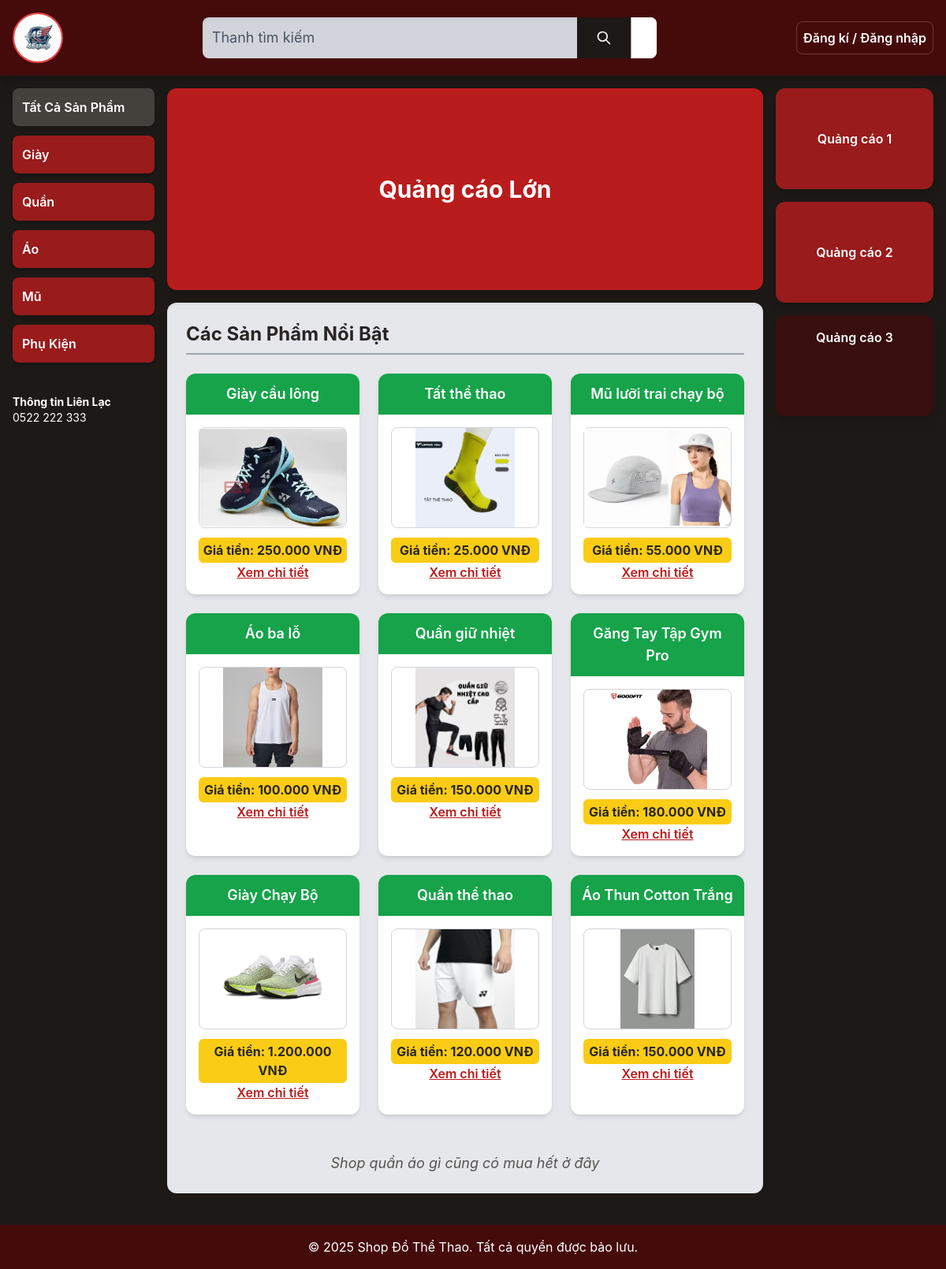
The page /pages/index.php on the database its author committed.
### tables this page shows
CREATE TABLE `sanpham` (
  `MaSP` int(11) NOT NULL,
  `TenSP` varchar(100) NOT NULL,
  `MaDM` int(11) NOT NULL,
  `Gia` decimal(10,2) NOT NULL CHECK (`Gia` >= 0),
  `ChiTietSP` text DEFAULT NULL,
  `TrangThai` tinyint(1) DEFAULT 1,
  `HinhAnh` varchar(255) DEFAULT NULL
);

### pages/index.php (the view, shortened to what this page needs)
<?php
require_once 'db_connect.php';
$sql = "SELECT MaSP, TenSP, Gia, HinhAnh, MaDM FROM sanpham WHERE TrangThai = 1";
$sql .= " ORDER BY MaSP DESC";
$result = null;
if ($stmt = $conn->prepare($sql)) {
    $stmt->execute();
    $result = $stmt->get_result();
} else {
    die("Lỗi truy vấn SQL: " . $conn->error);
}
?>
<!DOCTYPE html>
<html lang="vi">
<head>
    <script src="https://cdn.tailwindcss.com"></script>
</head>
<body class="min-h-screen bg-stone-900">
    <header class="bg-red-950 p-4 shadow-xl">
        <div class="max-w-7xl mx-auto flex flex-col md:flex-row items-center justify-between space-y-4 md:space-y-0">
            <div class="flex items-center space-x-4">
                <div class="w-16 h-16 bg-red-700 rounded-full border-2 border-red-500">
                    <img src="/images/logo46shop.png" alt="logo" class="w-full h-full rounded-full object-cover">
                </div>
            </div>
            <div class="flex-grow max-w-xl mx-4 w-full md:w-auto">
                <div class="flex rounded-lg overflow-hidden shadow-inner bg-gray-300">
                    <input type="text" placeholder="Thanh tìm kiếm"
                        class="w-full p-3 text-lg bg-transparent focus:outline-none placeholder-gray-600 text-stone-900">
                    <button class="bg-stone-900 text-white p-3 px-6 hover:bg-stone-700 transition duration-150">
                        <svg class="w-5 h-5" fill="none" stroke="currentColor" viewBox="0 0 24 24"
                            xmlns="http://www.w3.org/2000/svg">
                            <path stroke-linecap="round" stroke-linejoin="round" stroke-width="2"
                                d="M21 21l-6-6m2-5a7 7 0 11-14 0 7 7 0 0114 0z"></path>
                        </svg>
                    </button>
                    <div class="w-10 bg-white border-l border-gray-400"></div>
                </div>
            </div>
            <?php if (isset($_SESSION['user_id'])): ?>
                <div class="hidden md:flex items-center text-white gap-4">
                    <div class="relative">
                        <a href="cart.php"
                            class="bg-yellow-500 text-stone-900 px-4 py-2 rounded font-bold hover:bg-yellow-400 flex items-center gap-2">
                            <svg xmlns="http://www.w3.org/2000/svg" class="h-5 w-5" viewBox="0 0 20 20" fill="currentColor">
                                <path
                                    d="M3 1a1 1 0 000 2h1.22l.305 1.222a.997.997 0 00.01.042l1.358 5.43-.893.892C3.74 11.846 4.632 14 6.414 14H15a1 1 0 000-2H6.414l1-1H14a1 1 0 00.894-.553l3-6A1 1 0 0017 3H6.28l-.31-1.243A1 1 0 005 1H3zM16 16.5a1.5 1.5 0 11-3 0 1.5 1.5 0 013 0zM6.5 18a1.5 1.5 0 100-3 1.5 1.5 0 000 3z" />
                            </svg>
                            Giỏ hàng
                        </a>
                    </div>
                    <span>Xin chào, <b
                            class="text-yellow-400"><?php echo htmlspecialchars($_SESSION['user_id']); ?></b></span>
                    <a href="logout.php"
                        class="p-2 border border-red-400 rounded-lg hover:bg-red-800 transition text-sm">Đăng xuất</a>
                </div>
            <?php else: ?>
                <a href="login.php"
                    class="hidden md:block text-white font-semibold hover:text-red-300 p-2 border border-white/20 rounded-lg transition duration-200">
                    Đăng kí / Đăng nhập
                </a>
            <?php endif; ?>
        </div>
    </header>
    <div class="max-w-7xl mx-auto grid grid-cols-1 md:grid-cols-[180px_1fr_200px] gap-4 p-4">
        <aside class="space-y-4 bg-red-950/90 p-4 rounded-xl md:p-0 md:bg-transparent">
            <nav class="space-y-3">
                <a href="index.php"
                    class="block bg-stone-700 text-white p-3 rounded-lg font-semibold hover:bg-stone-600 transition duration-150 shadow-md">
                    Tất Cả Sản Phẩm
                </a>
                <a href="index.php?MaDM=1"
                    class="block bg-red-800 text-white p-3 rounded-lg font-semibold hover:bg-red-700 transition duration-150 shadow-md">Giày</a>
                <a href="index.php?MaDM=2"
                    class="block bg-red-800 text-white p-3 rounded-lg font-semibold hover:bg-red-700 transition duration-150 shadow-md">Quần</a>
                <a href="index.php?MaDM=3"
                    class="block bg-red-800 text-white p-3 rounded-lg font-semibold hover:bg-red-700 transition duration-150 shadow-md">Áo</a>
                <a href="index.php?MaDM=4"
                    class="block bg-red-800 text-white p-3 rounded-lg font-semibold hover:bg-red-700 transition duration-150 shadow-md">Mũ</a>
                <a href="index.php?MaDM=5"
                    class="block bg-red-800 text-white p-3 rounded-lg font-semibold hover:bg-red-700 transition duration-150 shadow-md">Phụ
                    Kiện</a>
            </nav>
            <div class="pt-6 text-white text-sm">
                <p class="font-bold">Thông tin Liên Lạc</p>
                <p>0522 222 333</p>
            </div>
        </aside>
        <main class="space-y-4">
            <div
                class="bg-red-700 text-white p-12 text-center rounded-xl shadow-lg h-48 md:h-64 flex items-center justify-center">
                <p class="text-3xl font-bold">Quảng cáo Lớn</p>
            </div>
            <div class="bg-gray-200 p-6 rounded-xl shadow-inner space-y-6">
                <h2 class="text-2xl font-bold text-stone-800 mb-4 border-b-2 border-gray-400 pb-2">Các Sản Phẩm Nổi Bật
                </h2>
                <div class="grid grid-cols-1 sm:grid-cols-2 lg:grid-cols-3 gap-6">
                    <?php
                    if ($result && $result->num_rows > 0) {
                        while ($row = $result->fetch_assoc()) {
                            $ten_sp = htmlspecialchars($row['TenSP']);
                            $gia_sp = number_format($row['Gia'], 0, ',', '.');
                            $hinh_anh_sp = htmlspecialchars($row['HinhAnh']);
                            echo '<div class="product-card bg-white rounded-xl overflow-hidden text-center">';
                            echo '    <div class="bg-green-600 text-white p-3 font-semibold text-lg">' . $ten_sp . '</div>';
                            echo '    <div class="p-4 space-y-3">';
                            echo '        <div class="h-32 bg-white border border-gray-300 flex items-center justify-center rounded-lg">';
                            echo "<img src='" . $hinh_anh_sp . "'alt='" . htmlspecialchars($ten_sp) . "'class='object-contain h-full w-full' >";
                            echo '        </div>';
                            echo '        <div class="bg-yellow-400 text-stone-800 font-bold p-1 rounded-md">Giá tiền: ' . $gia_sp . ' VNĐ</div>';
                            echo '        <a href="product_detail.php?MaSP=' . htmlspecialchars($row['MaSP']) . '" class="text-red-700 font-semibold hover:text-red-900 underline">Xem chi tiết</a>';
                            echo '    </div>';
                            echo '</div>';
                        }
                    } else {
                        echo '<div class="col-span-full text-center p-8 text-xl text-gray-600">Hiện tại không có sản phẩm nào nổi bật.</div>';
                    }
                    ?>
                </div>
                <p class="text-center text-stone-600 pt-6 italic text-lg">Shop quần áo gì cũng có mua hết ở đây</p>
            </div>
        </main>
        <aside class="space-y-4">
            <div
                class="ad-box bg-red-800 text-white p-4 text-center rounded-xl shadow-lg flex items-center justify-center h-32">
                <p class="font-semibold">Quảng cáo 1</p>
            </div>
            <div
                class="ad-box bg-red-800 text-white p-4 text-center rounded-xl shadow-lg flex items-center justify-center h-32">
                <p class="font-semibold">Quảng cáo 2</p>
            </div>
            <div class="hidden md:block ad-box bg-red-950/70 text-white p-4 text-center rounded-xl shadow-lg h-32">
                <p class="font-semibold">Quảng cáo 3</p>
            </div>
        </aside>
    </div>
    <footer class="bg-red-950 text-white text-center p-4 mt-6">
        <p>© 2025 Shop Đồ Thể Thao. Tất cả quyền được bảo lưu.</p>
    </footer>
</body>
</html>

### pages/index.php (style rules this page uses)
body { font-family: 'Inter', sans-serif; background-color: #333; }
.product-card { box-shadow: 0 4px 6px -1px rgba(0, 0, 0, 0.1), 0 2px 4px -2px rgba(0, 0, 0, 0.06); transition: transform 0.2s; }
.ad-box { min-height: 100px; }

### rows shown on the page
sanpham: TenSP "Giày cầu lông", HinhAnh (picture), Gia "250.000"
sanpham: TenSP "Tất thể thao", HinhAnh (picture), Gia "25.000"
sanpham: TenSP "Mũ lưỡi trai chạy bộ", HinhAnh (picture), Gia "55.000"
sanpham: TenSP "Áo ba lỗ", HinhAnh (picture), Gia "100.000"
sanpham: TenSP "Quần giữ nhiệt", HinhAnh (picture), Gia "150.000"
sanpham: TenSP "Găng Tay Tập Gym Pro", HinhAnh (picture), Gia "180.000"
sanpham: TenSP "Giày Chạy Bộ", HinhAnh (picture), Gia "1.200.000"
sanpham: TenSP "Quần thể thao", HinhAnh (picture), Gia "120.000"
sanpham: TenSP "Áo Thun Cotton Trắng", HinhAnh (picture), Gia "150.000"
